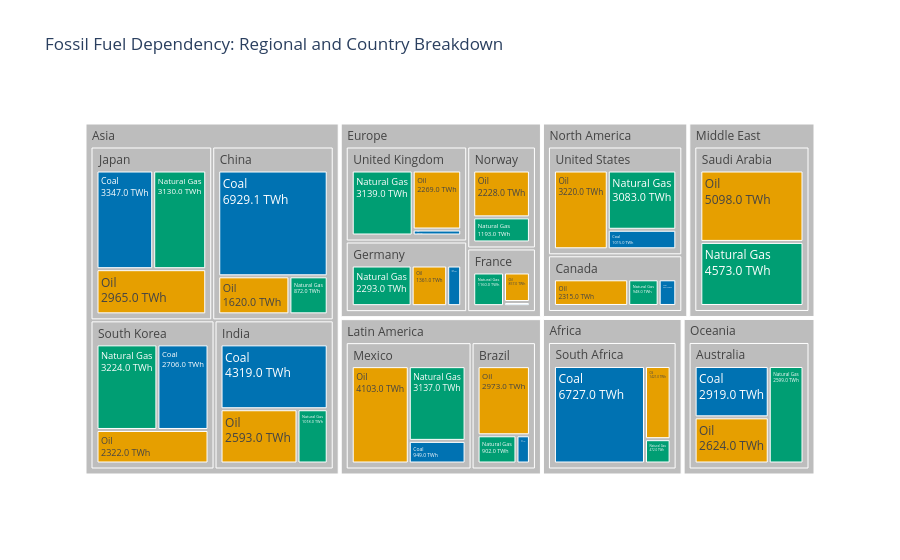

The code cell stored with this chart in its notebook:
### Markdown cell above
## Task 1 — Treemap: fossil fuel dependency by country

**What to build:** A treemap showing **fossil fuel TWh only**, broken down by Region → Country → Source (Coal / Oil / Natural Gas).

**Requirements:**
- Filter to fossil sources only before plotting
- Use `path=['Region', 'Country', 'Source']` for the hierarchy
- Colour encodes the fossil source type (Coal / Oil / Natural Gas) with a CVD-safe palette
- Show TWh values in labels — no percentages
- Grey out parent nodes (Region and Country level)
- Insight title naming which region or country is most fossil-dependent

> 💡 `df.loc[df['Source_Type'] == 'Fossil']`

### Code cell
# Task 1
# YOUR CODE HERE

# Task 1

# Filter fossil fuel data
df_fossil = df.loc[df['Source_Type'] == 'Fossil'].copy()

# CVD-safe colours
fossil_colors = {
    'Coal': '#0072B2',
    'Oil': '#E69F00',
    'Natural Gas': '#009E73'
}

# Create treemap
fig1 = px.treemap(
    df_fossil,
    path=['Region', 'Country', 'Source'],
    values='TWh',
    color='Source',
    color_discrete_map=fossil_colors,
    title='Fossil Fuel Energy Mix by Region, Country and Source'
)

# Grey parent nodes
fig1.update_traces(
    textinfo='label+value',
    texttemplate='%{label}<br>%{value:.1f} TWh'
)

# Set parent nodes to grey
fig1.data[0].marker.colors = [
    fossil_colors.get(label, '#BDBDBD')
    for label in fig1.data[0].labels
]

fig1.update_layout(
    title='Fossil Fuel Dependency: Regional and Country Breakdown'
)

fig1.show()

### Figure 1 — Plotly figure (JSON) as saved in the notebook; plotly's stock layout.template omitted (floating-point values rounded to 4 significant figures)
{"data": [{"branchvalues": "total", "customdata": [["(?)"], ["(?)"], ["(?)"], ["(?)"], ["(?)"], ["(?)"], ["(?)"], ["(?)"], ["(?)"], ["(?)"], ["(?)"], ["(?)"], ["(?)"], ["(?)"], ["(?)"], ["(?)"], ["(?)"], ["(?)"], ["(?)"], ["(?)"], ["(?)"], ["(?)"], ["Coal"], ["Coal"], ["Coal"], ["Coal"], ["Coal"], ["Coal"], ["Coal"], ["Coal"], ["Coal"], ["Coal"], ["Coal"], ["Coal"], ["Coal"], ["Natural Gas"], ["Natural Gas"], ["Natural Gas"], ["Natural Gas"], ["Natural Gas"], ["Natural Gas"], ["Natural Gas"], ["Natural Gas"], ["Natural Gas"], ["Natural Gas"], ["Natural Gas"], ["Natural Gas"], ["Natural Gas"], ["Natural Gas"], ["Natural Gas"], ["Oil"], ["Oil"], ["Oil"], ["Oil"], ["Oil"], ["Oil"], ["Oil"], ["Oil"], ["Oil"], ["Oil"], ["Oil"], ["Oil"], ["Oil"], ["Oil"], ["Oil"]], "domain": {"x": [0, 1], "y": [0, 1]}, "hovertemplate": "labels=%{label}<br>TWh=%{value}<br>parent=%{parent}<br>id=%{id}<br>Source=%{customdata[0]}<extra></extra>", "ids": ["Africa", "North America/United States", "Asia/China", "Europe/Germany", "Europe/France", "Europe/United Kingdom", "Asia/India", "Latin America/Brazil", "Oceania/Australia", "Middle East", "Asia/South Korea", "Asia/Japan", "Middle East/Saudi Arabia", "Africa/South Africa", "North America/Canada", "Latin America/Mexico", "North America", "Asia", "Europe", "Latin America", "Oceania", "Europe/Norway", "Latin America/Mexico/Coal", "North America/Canada/Coal", "Africa/South Africa/Coal", "Asia/South Korea/Coal", "North America/United States/Coal", "Latin America/Brazil/Coal", "Europe/France/Coal", "Asia/India/Coal", "Asia/Japan/Coal", "Asia/China/Coal", "Europe/Germany/Coal", "Europe/United Kingdom/Coal", "Oceania/Australia/Coal", "Europe/United Kingdom/Natural Gas", "Europe/Germany/Natural Gas", "Asia/India/Natural Gas", "Asia/Japan/Natural Gas", "Latin America/Brazil/Natural Gas", "Latin America/Mexico/Natural Gas", "North America/Canada/Natural Gas", "Africa/South Africa/Natural Gas", "Oceania/Australia/Natural Gas", "Middle East/Saudi Arabia/Natural Gas", "Europe/Norway/Natural Gas", "North America/United States/Natural Gas", "Asia/South Korea/Natural Gas", "Asia/China/Natural Gas", "Europe/France/Natural Gas", "Asia/China/Oil", "Europe/Germany/Oil", "North America/United States/Oil", "Asia/Japan/Oil", "Europe/United Kingdom/Oil", "Asia/India/Oil", "Latin America/Brazil/Oil", "Latin America/Mexico/Oil", "North America/Canada/Oil", "Oceania/Australia/Oil", "Africa/South Africa/Oil", "Europe/Norway/Oil", "Asia/South Korea/Oil", "Europe/France/Oil", "Middle East/Saudi Arabia/Oil"], "labels": ["Africa", "United States", "China", "Germany", "France", "United Kingdom", "India", "Brazil", "Australia", "Middle East", "South Korea", "Japan", "Saudi Arabia", "South Africa", "Canada", "Mexico", "North America", "Asia", "Europe", "Latin America", "Oceania", "Norway", "Coal", "Coal", "Coal", "Coal", "Coal", "Coal", "Coal", "Coal", "Coal", "Coal", "Coal", "Coal", "Coal", "Natural Gas", "Natural Gas", "Natural Gas", "Natural Gas", "Natural Gas", "Natural Gas", "Natural Gas", "Natural Gas", "Natural Gas", "Natural Gas", "Natural Gas", "Natural Gas", "Natural Gas", "Natural Gas", "Natural Gas", "Oil", "Oil", "Oil", "Oil", "Oil", "Oil", "Oil", "Oil", "Oil", "Oil", "Oil", "Oil", "Oil", "Oil", "Oil"], "marker": {"colors": ["#BDBDBD", "#BDBDBD", "#BDBDBD", "#BDBDBD", "#BDBDBD", "#BDBDBD", "#BDBDBD", "#BDBDBD", "#BDBDBD", "#BDBDBD", "#BDBDBD", "#BDBDBD", "#BDBDBD", "#BDBDBD", "#BDBDBD", "#BDBDBD", "#BDBDBD", "#BDBDBD", "#BDBDBD", "#BDBDBD", "#BDBDBD", "#BDBDBD", "#0072B2", "#0072B2", "#0072B2", "#0072B2", "#0072B2", "#0072B2", "#0072B2", "#0072B2", "#0072B2", "#0072B2", "#0072B2", "#0072B2", "#0072B2", "#009E73", "#009E73", "#009E73", "#009E73", "#009E73", "#009E73", "#009E73", "#009E73", "#009E73", "#009E73", "#009E73", "#009E73", "#009E73", "#009E73", "#009E73", "#E69F00", "#E69F00", "#E69F00", "#E69F00", "#E69F00", "#E69F00", "#E69F00", "#E69F00", "#E69F00", "#E69F00", "#E69F00", "#E69F00", "#E69F00", "#E69F00", "#E69F00"]}, "name": "", "parents": ["", "North America", "Asia", "Europe", "Europe", "Europe", "Asia", "Latin America", "Oceania", "", "Asia", "Asia", "Middle East", "Africa", "North America", "Latin America", "", "", "", "", "", "Europe", "Latin America/Mexico", "North America/Canada", "Africa/South Africa", "Asia/South Korea", "North America/United States", "Latin America/Brazil", "Europe/France", "Asia/India", "Asia/Japan", "Asia/China", "Europe/Germany", "Europe/United Kingdom", "Oceania/Australia", "Europe/United Kingdom", "Europe/Germany", "Asia/India", "Asia/Japan", "Latin America/Brazil", "Latin America/Mexico", "North America/Canada", "Africa/South Africa", "Oceania/Australia", "Middle East/Saudi Arabia", "Europe/Norway", "North America/United States", "Asia/South Korea", "Asia/China", "Europe/France", "Asia/China", "Europe/Germany", "North America/United States", "Asia/Japan", "Europe/United Kingdom", "Asia/India", "Latin America/Brazil", "Latin America/Mexico", "North America/Canada", "Oceania/Australia", "Africa/South Africa", "Europe/Norway", "Asia/South Korea", "Europe/France", "Middle East/Saudi Arabia"], "textinfo": "label+value", "texttemplate": "%{label}<br>%{value:.1f} TWh", "type": "treemap", "values": [8620.0, 7318.0, 9421.0, 4191.0, 2137.0, 5638.0, 7930.0, 4187.0, 8142.0, 9671.0, 8252.0, 9442.0, 9671.0, 8620.0, 3813.0, 8189.0, 11130.0, 35050.0, 15390.0, 12380.0, 8142.0, 3421.0, 949.0, 550.0, 6727.0, 2706.0, 1015.0, 312.0, 120.0, 4319.0, 3347.0, 6929.0, 537.0, 230.0, 2919.0, 3139.0, 2293.0, 1018.0, 3130.0, 902.0, 3137.0, 948.0, 472.0, 2599.0, 4573.0, 1193.0, 3083.0, 3224.0, 872.0, 1160.0, 1620.0, 1361.0, 3220.0, 2965.0, 2269.0, 2593.0, 2973.0, 4103.0, 2315.0, 2624.0, 1421.0, 2228.0, 2322.0, 857.0, 5098.0]}], "layout": {"legend": {"tracegroupgap": 0}, "title": {"text": "Fossil Fuel Dependency: Regional and Country Breakdown"}}}
